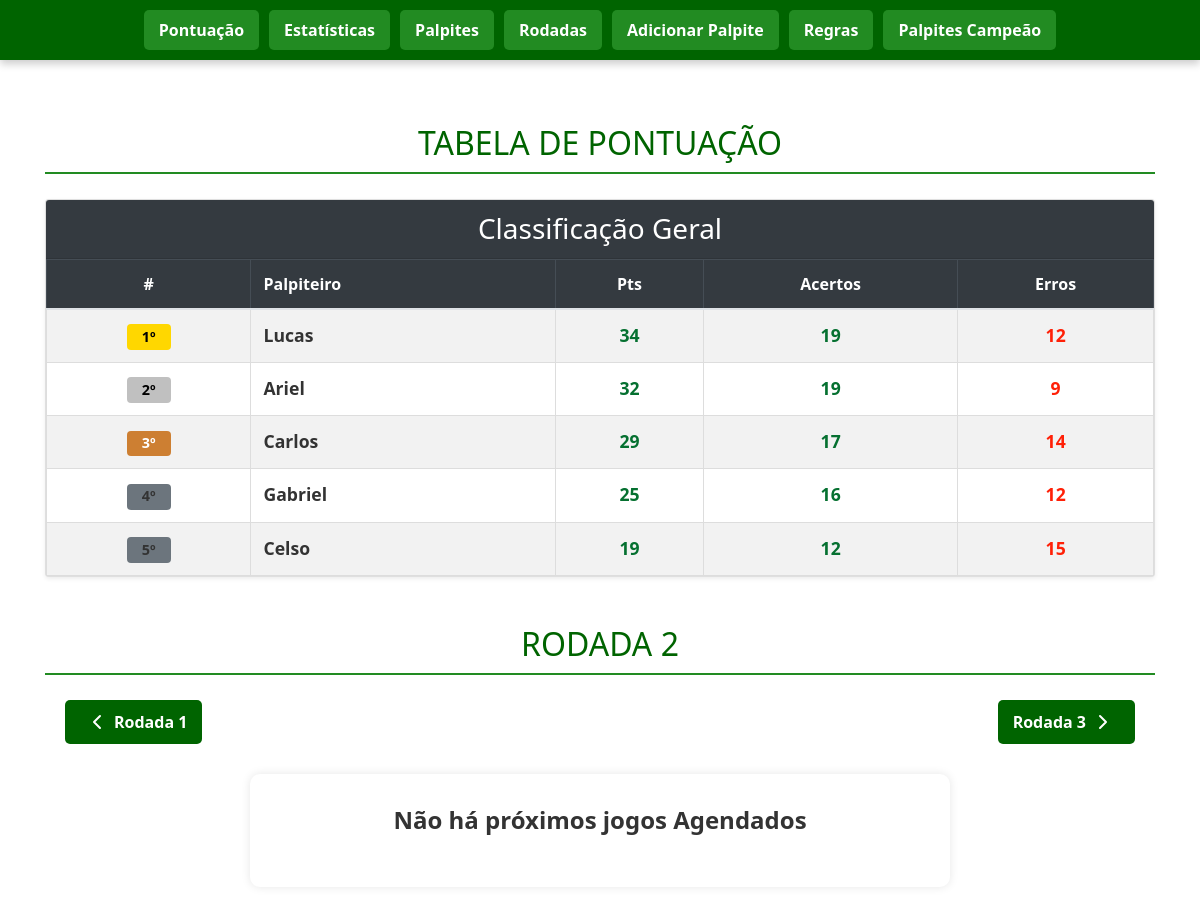
Before: /?rodada=2 (upper part) with the older database file.
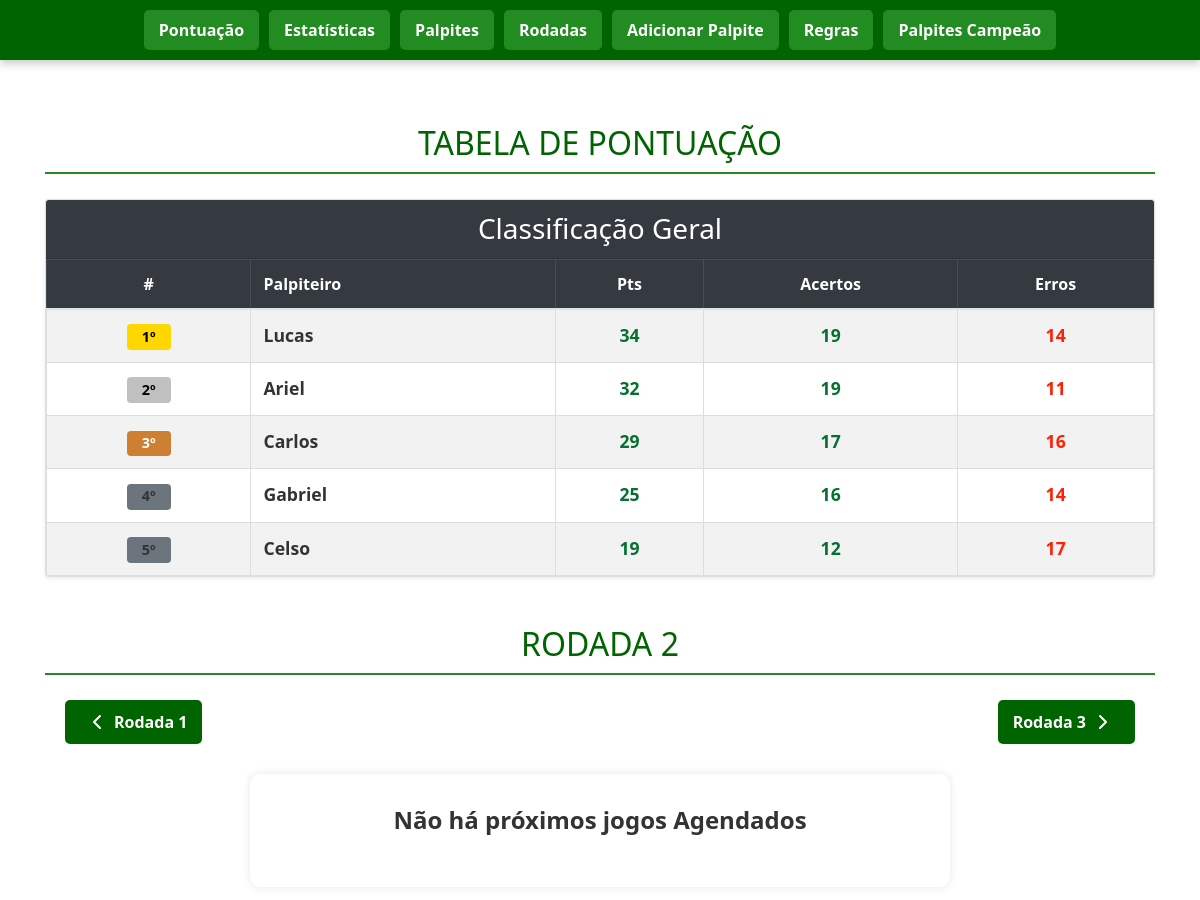
After: the same page with the newer database file.
### tables this page shows
CREATE TABLE pontuacao (
        id INTEGER PRIMARY KEY AUTOINCREMENT,
        posicao INTEGER,
        nome TEXT UNIQUE,
        pontos INTEGER DEFAULT 0,
        acertos INTEGER DEFAULT 0,
        erros INTEGER DEFAULT 0
    , pontos_bonus INTEGER DEFAULT 0);

### app.py (the view)
@app.route('/')
def index():
    conn = get_db_connection()
    pontuacao = conn.execute('''
        SELECT nome, acertos, erros, pontos, pontos_bonus,
               (pontos + pontos_bonus) as total_pontos
        FROM pontuacao
        ORDER BY total_pontos DESC, acertos DESC
    ''').fetchall()
    agora = datetime.now()
    rodada_param = request.args.get('rodada', type=int)
    rodadas_disponiveis = sorted([r['rodada'] for r in conn.execute("SELECT DISTINCT rodada FROM jogos ORDER BY rodada").fetchall()])
    if rodada_param and rodada_param in rodadas_disponiveis:
        rodada_ativa = rodada_param
    else:
        rodada_ativa = rodadas_disponiveis[-1] if rodadas_disponiveis else 1
    rodada_index = rodadas_disponiveis.index(rodada_ativa) if rodada_ativa in rodadas_disponiveis else -1
    tem_proxima = rodada_index != -1 and rodada_index < len(rodadas_disponiveis) - 1
    tem_anterior = rodada_index > 0
    agora_str = agora.strftime('%Y-%m-%d %H:%M')
    jogos_futuros = conn.execute(
        "SELECT id, rodada, time1_nome, time1_img, time1_sigla, time2_nome, time2_img, time2_sigla, data_hora, local, placar_time1, placar_time2 FROM jogos WHERE rodada = ? AND data_hora > ? ORDER BY data_hora ASC",
        (rodada_ativa, agora_str)
    ).fetchall()
    jogos_passados = conn.execute(
        "SELECT id, rodada, time1_nome, time1_img, time1_sigla, time2_nome, time2_img, time2_sigla, data_hora, local, placar_time1, placar_time2, status FROM jogos WHERE rodada = ? AND data_hora <= ? ORDER BY data_hora DESC",
        (rodada_ativa, agora_str)
    ).fetchall()
    conn.close()
    print(f"\n[LOG] Acessando página inicial - Rodada ativa: {rodada_ativa}")
    print(f"[LOG] Jogos futuros: {len(jogos_futuros)}, Jogos passados: {len(jogos_passados)}\n")
    return render_template('index.html',
        pontuacao=pontuacao,
        rodada_ativa=rodada_ativa,
        jogos_futuros=jogos_futuros,
        jogos_passados=jogos_passados,
        rodadas_disponiveis=rodadas_disponiveis,
        tem_proxima=tem_proxima,
        tem_anterior=tem_anterior,
        proxima_rodada=rodadas_disponiveis[rodada_index + 1] if tem_proxima else None,
        anterior_rodada=rodadas_disponiveis[rodada_index - 1] if tem_anterior else None
    )

### app.py (called while the page is built)
def get_db_connection():
    conn = sqlite3.connect('palpites.db')
    conn.row_factory = sqlite3.Row
    return conn

### templates/index.html (shortened to what the changed rows need)
<!DOCTYPE html>
<html lang="pt">
<head>
    <link rel="stylesheet" href="https://stackpath.bootstrapcdn.com/bootstrap/4.5.2/css/bootstrap.min.css">
    <link rel="stylesheet" href="{{ url_for('static', filename='style.css') }}">
</head>
<body>
    <main style="padding-top: 80px;">
        <div class="container py-4">
            <div class="text-center mb-4">
                <h1 class="display-5 fw-bold" style="color: #006400;">TABELA DE PONTUAÇÃO</h1>
            </div>
        <div class="card shadow-sm mb-5">
            <div class="card-body p-0">
                <div class="table-responsive">
                    <table class="table table-striped table-hover mb-0">
                        <thead class="table-dark">
                            <tr>
                                <th class="text-center">#</th>
                                <th>Palpiteiro</th>
                                <th class="text-center">Pts</th>
                                <th class="text-center">Acertos</th>
                                <th class="text-center">Erros</th>
                            </tr>
                        </thead>
                        <tbody>
                            {% for jogador in pontuacao %}
                            <tr class="align-middle">
                                <td class="text-center">
                                    {% if loop.index == 1 %}
                                        <span class="badge bg-gold">{{ loop.index }}º</span>
                                    {% elif loop.index == 2 %}
                                        <span class="badge bg-silver">{{ loop.index }}º</span>
                                    {% elif loop.index == 3 %}
                                        <span class="badge bg-bronze">{{ loop.index }}º</span>
                                    {% else %}
                                        <span class="badge bg-secondary">{{ loop.index }}º</span>
                                    {% endif %}
                                </td>
                                <td>
                                    <div class="d-flex align-items-center">
                                        <strong class="player-name">{{ jogador.nome }}</strong>
                                    </div>
                                </td>
                                <td class="pri">{{ jogador.total_pontos }}</td>
                                <td class="pri">{{ jogador.acertos }}</td>
                                <td class="qui">{{ jogador.erros }}</td>
                            </tr>
                            {% endfor %}
                        </tbody>
                    </table>
                </div>
            </div>
        </div>
        <h2>RODADA {{ rodada_ativa }}</h2>
        {% if jogos_passados %}
        <br>
        {% endif %}
        </div>
    </main>
</body>
</html>

Changed rows visible on the page:
changed pontuacao "Lucas": erros "12" → "14"
changed pontuacao "Ariel": erros "9" → "11"
changed pontuacao "Carlos": erros "14" → "16"
changed pontuacao "Gabriel": erros "12" → "14"
changed pontuacao "Celso": erros "15" → "17"
